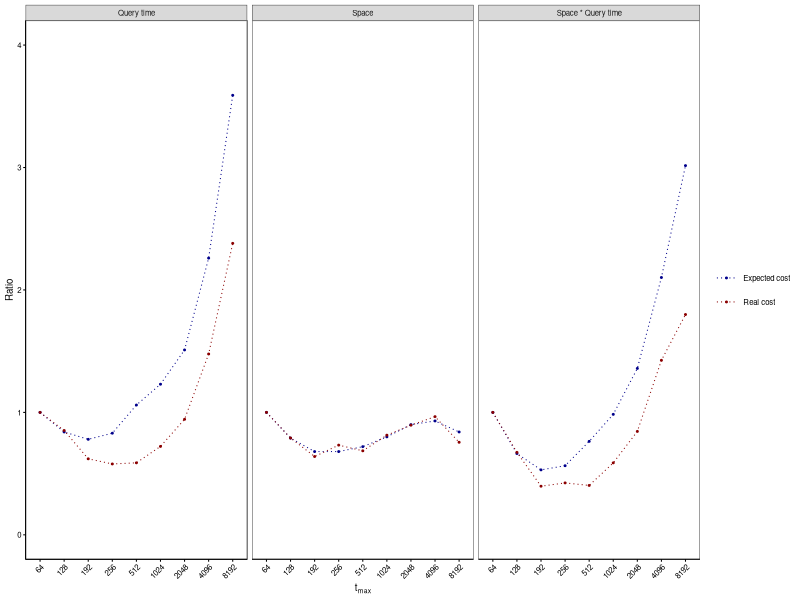

The R script that drew this image:
# SPDX-FileCopyrightText: 2006-2025 Knut Reinert & Freie Universität Berlin
# SPDX-FileCopyrightText: 2016-2025 Knut Reinert & MPI für molekulare Genetik
# SPDX-License-Identifier: BSD-3-Clause

library(ggplot2)
library(reshape2)
library(here)

table2 <- data.frame(tmax = as.factor(c(64,128, 192,256, 512,1024,2048,4096,8192)),
                     exp_time  = c(1.00, 0.84, 0.78, 0.83, 1.06, 1.23, 1.51, 2.26, 3.59),
                     exp_mem   = c(1.00, 0.79, 0.68, 0.68, 0.72, 0.80, 0.90, 0.93, 0.84),
                     real_mem = c(1.00, 0.790698, 0.639535, 0.732558, 0.686047, 0.813953, 0.895349, 0.965116, 0.755814),
                     real_time = c(0.647888, 0.682035, 0.440796, 0.486141, 0.43423, 0.530725, 0.728071, 1.18781, 1.71542))

table2 <- data.frame(tmax = as.factor(c(64,128, 192,256, 512,1024,2048,4096,8192)),
                     exp_time  = c(1.00, 0.84, 0.78, 0.83, 1.06, 1.23, 1.51, 2.26, 3.59),
                     exp_mem   = c(1.00, 0.79, 0.68, 0.68, 0.72, 0.80, 0.90, 0.93, 0.84),
                     real_mem = c(1.00, 0.790698, 0.639535, 0.732558, 0.686047, 0.813953, 0.895349, 0.965116, 0.755814),
                     real_time = c(0.756273, 0.644432, 0.469482, 0.437686, 0.444667, 0.54607, 0.713417, 1.11696, 1.80044))

table2$real_time <- table2$real_time / table2$real_time[1] # make runtime relative to 64 HIBF

table2 <- cbind(table2, exp_total = table2$exp_time * table2$exp_mem)
table2 <- cbind(table2, real_total = table2$real_time * table2$real_mem)

cor(table2$exp_total, table2$real_total)
cor(table2$exp_mem, table2$real_mem)
cor(table2$exp_time, table2$real_time)

ttable <- t(table2)

melted <- melt(table2)
melted <- cbind(melted, bench = c(rep("Expected cost", 18), rep("Real cost", 18), rep("Expected cost",9), rep("Real cost",9)))
melted <- cbind(melted, versus = c(rep("Query time",9), rep("Space",18), rep("Query time",9), rep("Space * Query time",18)))

colnames(melted) <- c("tmax", "variable", "Ratio", "bench", "versus")

my.colors <- c( "darkblue", "darkred")

gg <- ggplot(melted, aes(x=tmax, y=Ratio, group=variable)) +
  geom_line(linetype=3, aes(col=bench), linewidth=1/.pt) +
  geom_point(aes(col=bench), size=1/.pt) +
  scale_color_manual(values = my.colors) +
  facet_grid(~ versus) +
  coord_cartesian(ylim = c(0, 4)) +
  theme_bw(base_size=7) +
  xlab(expression(t[m][a][x])) +
  theme(axis.line = element_line(colour = "black", linewidth=1/.pt),
        axis.ticks = element_line(colour = "black", linewidth = 1/.pt),
        axis.text.x = element_text(angle=45, hjust=1, colour="black"),
        axis.text.y = element_text(colour = "black"),
        text=element_text(colour="black"),
        plot.title = element_text(face = "bold"),
        panel.grid.major = element_blank(),
        panel.grid.minor = element_blank(),
        legend.title = element_blank())

pdf(here("fig_9_tmax_measurements_tmp.pdf"), width = 5, height = 1.8)
print(gg)
invisible(dev.off())
